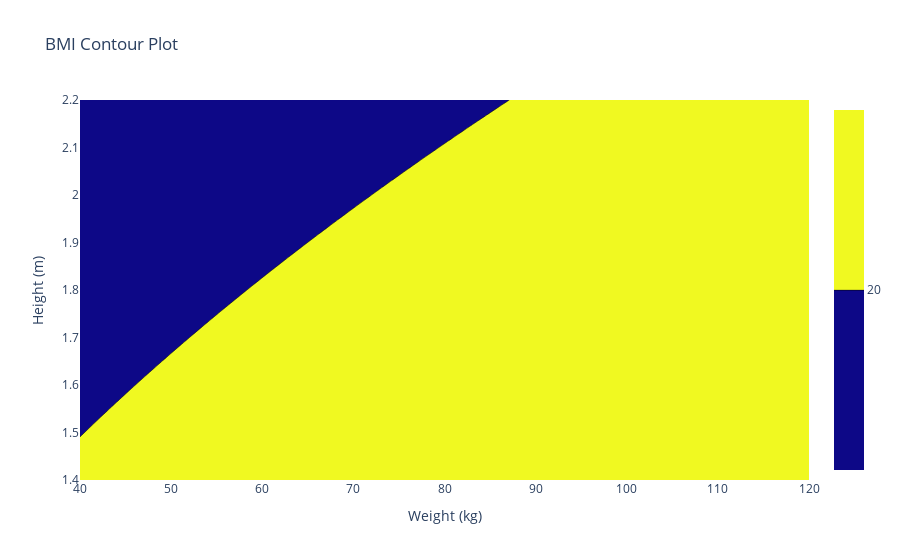

Write notebook code for a chart like this one.
### Markdown cell above
__THIRD CELL OF PROBLEM 2:__

e. To be most useful, your contour plot should have only three levels, low bmi, good bmi, and high bmi. The cut-offs for these are 18 and 25, your graph should look like the one below (the colors don't matter).

![BMI Plot 2](bmi.png)

### Code cell
import plotly.graph_objs as go

# create trace
trace = go.Contour(
    x=weights,
    y=heights,
    z=bmi_values,
    contours=dict(
        start=18,
        end=25,
        size=999, # setting a large value to only generate 2 levels
    ),
    line=dict(
        color='black',
    ),
)

# create layout
layout = go.Layout(
    title='BMI Contour Plot',
    xaxis=dict(title='Weight (kg)'),
    yaxis=dict(title='Height (m)'),
)

# create figure
fig = go.Figure(data=[trace], layout=layout)

# show plot
fig.show()

### Figure 1 — Plotly figure (JSON) as saved in the notebook; plotly's stock layout.template omitted (floating-point values rounded to 4 significant figures; data arrays with more than 128 entries replaced by an {"elided": "..."} marker saying what was removed)
{"data": [{"contours": {"end": 25, "size": 999, "start": 18}, "line": {"color": "black"}, "type": "contour", "x": [40, 40.81, 41.62, 42.42, 43.23, 44.04, 44.85, 45.66, 46.46, 47.27, 48.08, 48.89, 49.7, 50.51, 51.31, 52.12, 52.93, 53.74, 54.55, 55.35, 56.16, 56.97, 57.78, 58.59, 59.39, 60.2, 61.01, 61.82, 62.63, 63.43, 64.24, 65.05, 65.86, 66.67, 67.47, 68.28, 69.09, 69.9, 70.71, 71.52, 72.32, 73.13, 73.94, 74.75, 75.56, 76.36, 77.17, 77.98, 78.79, 79.6, 80.4, 81.21, 82.02, 82.83, 83.64, 84.44, 85.25, 86.06, 86.87, 87.68, 88.48, 89.29, 90.1, 90.91, 91.72, 92.53, 93.33, 94.14, 94.95, 95.76, 96.57, 97.37, 98.18, 98.99, 99.8, 100.6, 101.4, 102.2, 103.0, 103.8, 104.6, 105.5, 106.3, 107.1, 107.9, 108.7, 109.5, 110.3, 111.1, 111.9, 112.7, 113.5, 114.3, 115.2, 116.0, 116.8, 117.6, 118.4, 119.2, 120], "y": [1.4, 1.408, 1.416, 1.424, 1.432, 1.44, 1.448, 1.457, 1.465, 1.473, 1.481, 1.489, 1.497, 1.505, 1.513, 1.521, 1.529, 1.537, 1.545, 1.554, 1.562, 1.57, 1.578, 1.586, 1.594, 1.602, 1.61, 1.618, 1.626, 1.634, 1.642, 1.651, 1.659, 1.667, 1.675, 1.683, 1.691, 1.699, 1.707, 1.715, 1.723, 1.731, 1.739, 1.747, 1.756, 1.764, 1.772, 1.78, 1.788, 1.796, 1.804, 1.812, 1.82, 1.828, 1.836, 1.844, 1.853, 1.861, 1.869, 1.877, 1.885, 1.893, 1.901, 1.909, 1.917, 1.925, 1.933, 1.941, 1.949, 1.958, 1.966, 1.974, 1.982, 1.99, 1.998, 2.006, 2.014, 2.022, 2.03, 2.038, 2.046, 2.055, 2.063, 2.071, 2.079, 2.087, 2.095, 2.103, 2.111, 2.119, 2.127, 2.135, 2.143, 2.152, 2.16, 2.168, 2.176, 2.184, 2.192, 2.2], "z": {"elided": "100x100 float values"}}], "layout": {"title": {"text": "BMI Contour Plot"}, "xaxis": {"title": {"text": "Weight (kg)"}}, "yaxis": {"title": {"text": "Height (m)"}}}}
